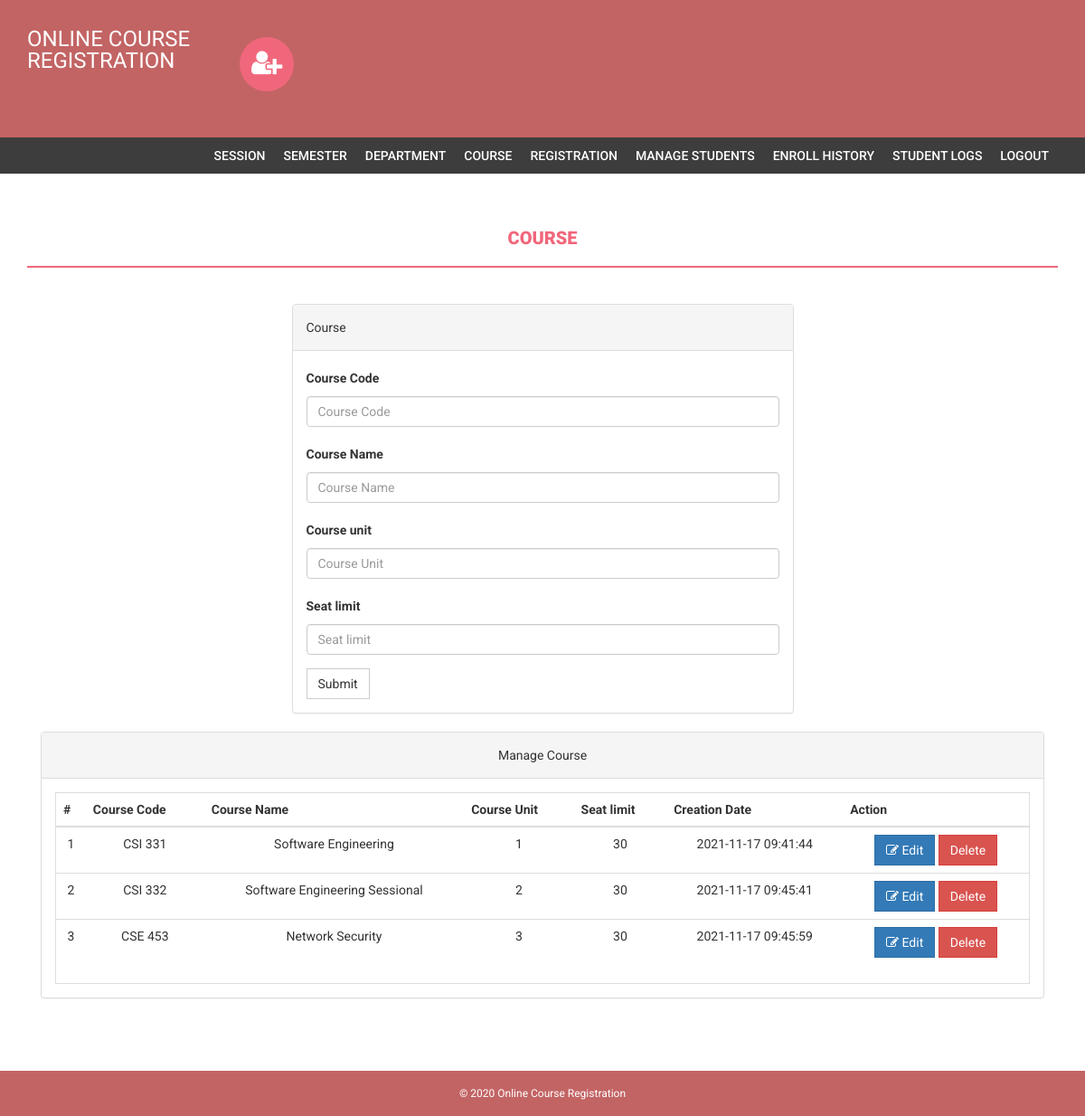
Page /admin/course.php (signed in) on the committed database.
### tables this page shows
CREATE TABLE `course` (
  `id` int(11) NOT NULL,
  `courseCode` varchar(255) NOT NULL,
  `courseName` varchar(255) NOT NULL,
  `courseUnit` varchar(255) NOT NULL,
  `noofSeats` int(11) NOT NULL,
  `creationDate` timestamp NOT NULL DEFAULT current_timestamp(),
  `updationDate` varchar(255) NOT NULL
);

### admin/course.php (the view, shortened to what this page needs)
<?php
if(strlen($_SESSION['alogin'])==0)
    {
header('location:index.php');
}
else{
?>
<!DOCTYPE html>
<html xmlns="http://www.w3.org/1999/xhtml">
<head>
    <link href="assets/css/bootstrap.css" rel="stylesheet" />
    <link href="assets/css/font-awesome.css" rel="stylesheet" />
    <link href="assets/css/style.css" rel="stylesheet" />
</head>
<body>
<?php include('includes/header.php');?>
<?php if($_SESSION['alogin']!="")
{
 include('includes/menubar.php');
}
 ?>
    <div class="content-wrapper">
        <div class="container">
              <div class="row">
                    <div class="col-md-12">
                        <h1 class="page-head-line">Course  </h1>
                    </div>
                </div>
                <div class="row" >
                  <div class="col-md-3"></div>
                    <div class="col-md-6">
                        <div class="panel panel-default">
                        <div class="panel-heading">
                           Course
                        </div>
                        <div class="panel-body">
                       <form name="dept" method="post">
   <div class="form-group">
    <label for="coursecode">Course Code  </label>
    <input type="text" class="form-control" id="coursecode" name="coursecode" placeholder="Course Code" required />
  </div>
 <div class="form-group">
    <label for="coursename">Course Name  </label>
    <input type="text" class="form-control" id="coursename" name="coursename" placeholder="Course Name" required />
  </div>
<div class="form-group">
    <label for="courseunit">Course unit  </label>
    <input type="text" class="form-control" id="courseunit" name="courseunit" placeholder="Course Unit" required />
  </div>
<div class="form-group">
    <label for="seatlimit">Seat limit  </label>
    <input type="text" class="form-control" id="seatlimit" name="seatlimit" placeholder="Seat limit" required />
  </div>
 <button type="submit" name="submit" class="btn btn-default">Submit</button>
</form>
                            </div>
                            </div>
                    </div>
                </div>
                <div class="col-md-12">
                    <div class="panel panel-default">
                        <div class="panel-heading">
                            Manage Course
                        </div>
                        <div class="panel-body">
                            <div class="table-responsive table-bordered">
                                <table class="table">
                                    <thead>
                                        <tr>
                                            <th>#</th>
                                            <th>Course Code</th>
                                            <th>Course Name </th>
                                            <th>Course Unit</th>
                                            <th>Seat limit</th>
                                             <th>Creation Date</th>
                                             <th>Action</th>
                                        </tr>
                                    </thead>
                                    <tbody>
<?php
$sql=mysqli_query($bd, "select * from course");
$cnt=1;
while($row=mysqli_fetch_array($sql))
{
?>
                                        <tr>
                                            <td><?php echo $cnt;?></td>
                                            <td><?php echo htmlentities($row['courseCode']);?></td>
                                            <td><?php echo htmlentities($row['courseName']);?></td>
                                            <td><?php echo htmlentities($row['courseUnit']);?></td>
                                             <td><?php echo htmlentities($row['noofSeats']);?></td>
                                            <td><?php echo htmlentities($row['creationDate']);?></td>
                                            <td>
                                            <a href="edit-course.php?id=<?php echo $row['id']?>">
<button class="btn btn-primary"><i class="fa fa-edit "></i> Edit</button> </a>
  <a href="course.php?id=<?php echo $row['id']?>&del=delete" onClick="return confirm('Are you sure you want to delete?')">
                                            <button class="btn btn-danger">Delete</button>
</a>
                                            </td>
                                        </tr>
<?php
$cnt++;
} ?>
                                    </tbody>
                                </table>
                            </div>
                        </div>
                    </div>
                </div>
            </div>
        </div>
  <?php include('includes/footer.php');?>
</body>
</html>
<?php } ?>

### admin/includes/header.php (shortened to what this page needs)
<div class="navbar navbar-inverse set-radius-zero">
    <div class="container">
        <div class="navbar-header">
             <a class="navbar-brand" href="#" style="color:#fff; font-size:24px;4px; line-height:24px; ">
               ONLINE COURSE REGISTRATION
            </a>
        </div>
        <div class="left-div">
            <i class="fa fa-user-plus login-icon" ></i>
    </div>
        </div>
    </div>

### admin/includes/menubar.php
<section class="menu-section">
        <div class="container">
            <div class="row">
                <div class="col-md-12">
                    <div class="navbar-collapse collapse ">
                        <ul id="menu-top" class="nav navbar-nav navbar-right">
                            <li><a href="session.php">Session</a></li>
                            <li><a href="semester.php">Semester </a></li>
                            <li><a   href="department.php">Department</a></li>
                             <li><a href="course.php">Course</a></li>
                              <li><a href="student-registration.php">Registration</a></li>
                               <li><a href="manage-students.php">Manage Students</a></li>
                               <li><a href="enroll-history.php">Enroll History</a></li>
                               <li><a href="user-log.php">Student Logs </a></li>
                            <li><a href="logout.php">Logout</a></li>
                        </ul>
                    </div>
                </div>
            </div>
        </div>
    </section>

### admin/includes/footer.php (shortened to what this page needs)
<footer>
        <div class="container">
            <div class="row">
                <div class="col-md-12">
                    &copy; 2020 Online Course Registration
                </div>
            </div>
        </div>
    </footer>

### admin/assets/css/style.css (style rules this page uses)
body { font-family: 'Roboto', sans-serif; line-height: 30px; }
.set-radius-zero { border-radius: 0px; -moz-border-radius: 0px; -webkit-border-radius: 0px; }
.content-wrapper { margin-top: 40px; min-height: 600px; padding-bottom: 60px; }
.page-head-line { font-weight: 900; padding-bottom: 20px; border-bottom: 2px solid #F0677C; text-transform: uppercase; color: #F0677C; font-size: 20px; margin-bottom: 40px; }
.btn { border-radius: 0px; -webkit-border-radius: 0px; -moz-border-radius: 0px; }
.login-icon { height: 60px; width: 60px; padding: 13px; border-radius: 50%; font-size: 30px; margin-bottom: 20px; color: #fff; text-align: center; cursor:pointer; background-color:#F0677C; -webkit-border-radius:50%; -moz-border-radius:50%; }
.left-div { padding-left: 30px; margin-top: 40px; margin-bottom: 30px; }
.navbar-brand { width: 250px; padding-top: 30px; }
.menu-section { background-color: #3D3D3D; }
#menu-top a { color: #FFF; text-decoration: none; font-weight: 500; padding: 10px 10px 10px 10px; text-transform: uppercase; }
.navbar-inverse { background-color: #C36464; border-color: transparent; }
.navbar { margin-bottom: 0px; }
footer { padding: 10px; color: #fff; font-size: 12px; background-color: #C36464; }

### admin/includes/footer.php (style rules this page uses)
.col-md-12 { text-align: center; }

### rows in the picture
course: courseCode "CSI 331", courseName "Software Engineering", courseUnit "1", noofSeats "30", creationDate "2021-11-17 09:41:44"
course: courseCode "CSI 332", courseName "Software Engineering Sessional", courseUnit "2", noofSeats "30", creationDate "2021-11-17 09:45:41"
course: courseCode "CSE 453", courseName "Network Security", courseUnit "3", noofSeats "30", creationDate "2021-11-17 09:45:59"
